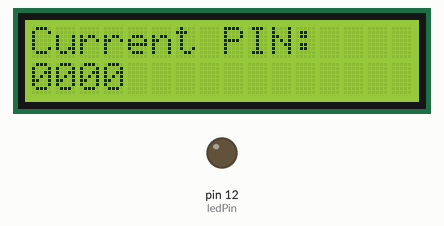
Simulated run of this sketch. Board: Arduino Uno, built with avr-gcc and run on an emulated ATmega328P. Shown: 16×2 character LCD, output pins drawn as LEDs (lit = HIGH). What the sketch prints to the serial monitor is not drawn.

Above: at 0.3 s.
At 35.5 s:
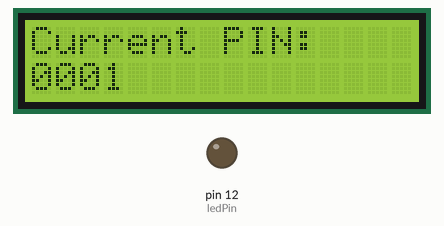
At 66.2 s:
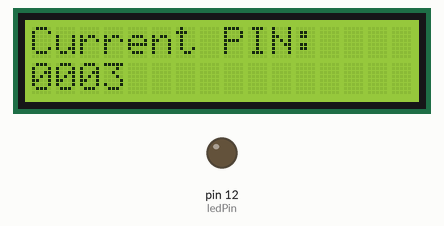
At 126.8 s:
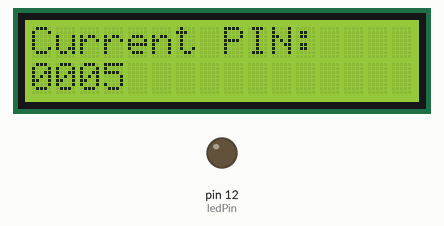
Timing chart, 0 to 128.3 s (numbered marks = the images above):
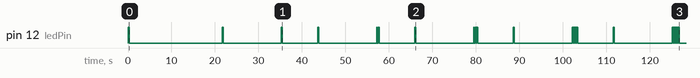

The sketch:

MeterForce.ino
```cpp
#include <Wire.h>
#include <LiquidCrystal_I2C.h>

// Set the LCD address to 0x3F for a 16 chars and 2 line display
LiquidCrystal_I2C lcd(0x3F, 16, 2); // Set the LCD I2C address

const int ledPin = 12; // Pin number for the LED, we use 12 instead of 13 (internal LED) to prevent blinks during boot
const int delayTime = 175; // Duration of each blink and pauses between blinks
const int pauseTime = 3050; // Pause time between digits
const int firstDigitDelay = 4050 - pauseTime; // Delay between initial blink and first digit
const int pauseToNextPin = 5000; // Time between two pins, also serving as a buffer for timing issues

void setup() {
  // Initialize the LED pin as an output
  pinMode(ledPin, OUTPUT);
  // Initialize serial communication at 9600 bits per second
  Serial.begin(9600);
  // Initialize the LCD
  lcd.init();
  // Turn on the backlight
  lcd.backlight();
  // Print a message to the LCD
  lcd.print("Current PIN:");
}

void loop() {
  // Loop through all possible PINs from 0000 to 9999
  for (int pin = 0; pin <= 9999; pin++) {
    // Split the PIN into its individual digits
    int digits[4];
    splitPin(pin, digits);

    // Print the current PIN to the Serial Monitor
    Serial.print("Current PIN: ");
    if (pin < 1000) Serial.print("0");
    if (pin < 100) Serial.print("0");
    if (pin < 10) Serial.print("0");
    Serial.println(pin);

    // Print the current PIN to the LCD
    lcd.setCursor(0, 1); // Move to the second line
    if (pin < 1000) lcd.print("0");
    if (pin < 100) lcd.print("0");
    if (pin < 10) lcd.print("0");
    lcd.print(pin);

    // Initial blink to start PIN input
    blinkDigit(1);

    delay(firstDigitDelay); // wait for firstDigitDelay before starting to blink the first digit

    // Blink each digit
    for (int i = 0; i < 4; i++) {
      blinkDigit(digits[i]);
    }

    // Pause before moving to the next PIN
    delay(pauseToNextPin);
  }
}

// Function to split a PIN into its individual digits
void splitPin(int pin, int digits[]) {
  for (int i = 3; i >= 0; i--) {
    digits[i] = pin % 10;
    pin /= 10;
  }
}

// Function to blink a digit
void blinkDigit(int digit) {
  if (digit == 0) {
    // Wait for pauseTime if the digit is 0
    delay(pauseTime);
  } else {
    // Blink the LED (digit) times
    for (int i = 0; i < digit; i++) {
      digitalWrite(ledPin, HIGH); // Turn the LED on
      delay(delayTime); // ON for delayTime
      digitalWrite(ledPin, LOW); // Turn the LED off
      delay(delayTime); // OFF for delayTime
    }
    // Pause before next digit
    delay(pauseTime);
  }
}
```

Measured:
- by itself, pin 12 (ledPin): LOW → HIGH at 0.08 s, → LOW 0.18 s later, → HIGH 21.4 s later, → LOW 0.18 s later, … (42 changes in this stretch)
- what the display in image 1 shows lasts 21.9 s, from 21.7 s to 43.6 s
- what the display in image 2 shows lasts 22.7 s, from 65.9 s to 88.6 s
